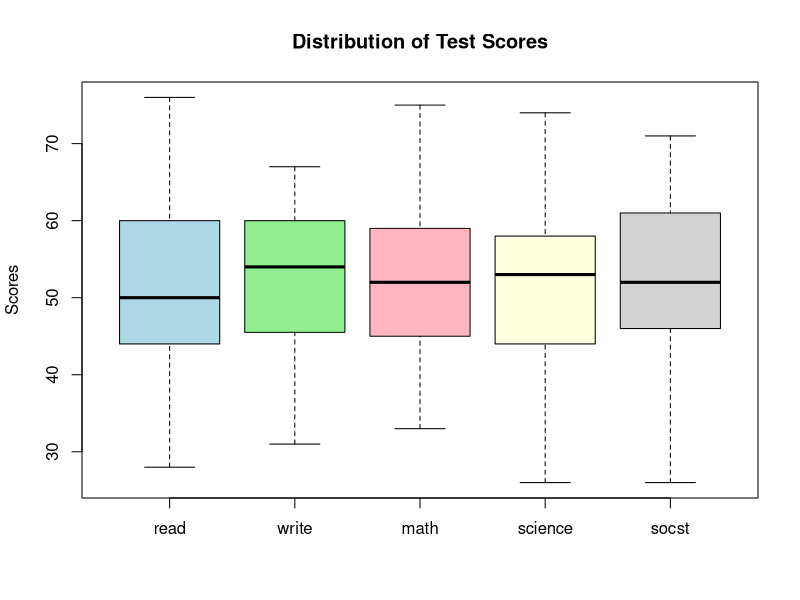

The R script that drew this image: (Note: this script raises an error after producing the figure.)
## ---- chunk 1

# The "here" library will let me read the data from an individual folder.
library(dplyr)
library(tidyr)
library(here)

# I read the data and put it in an object called "students".

students <- read.csv(here("Data", "hsb2.csv"), header = TRUE, sep = ",")

# Select only the five standardized test score columns 
test_scores <- students[, c("read", "write", "math", "science", "socst")]

# Creating a data frame that has the test scores:
test_summary <- data.frame(
  Test = colnames(test_scores),
  Min = apply(test_scores, 2, min, na.rm = TRUE),
  Q1 = apply(test_scores, 2, function(x) quantile(x, 0.25, na.rm = TRUE)),
  Median = apply(test_scores, 2, median, na.rm = TRUE),
  Q3 = apply(test_scores, 2, function(x) quantile(x, 0.75, na.rm = TRUE)),
  Max = apply(test_scores, 2, max, na.rm = TRUE),
  Mean = round(colMeans(test_scores, na.rm = TRUE), 1),
  SD = round(apply(test_scores, 2, sd, na.rm = TRUE), 1)
)

head(test_summary)
## ---- chunk 2
# Boxplot for test scores
boxplot(students[, c("read", "write", "math", "science", "socst")], 
        main = "Distribution of Test Scores", 
        ylab = "Scores", 
        col = c("lightblue", "lightgreen", "lightpink", "lightyellow", "lightgray"))

## ---- chunk 3
# I put the frequencies and proportions in a table, but there are only a few
# of these so I put those in a narrative instead of showing the table.

cbind(ses.counts, ses.props)

# To calculate the confidence intervals for the SES groups, I am going to
# need the total in the sample.

ses.total <- sum(ses.counts)

# Now I can calculate each of the individual confidence intervals for SES
# groups.

prop.test(ses.counts[1], ses.total)
prop.test(ses.counts[2], ses.total)
prop.test(ses.counts[3], ses.total)
## ---- chunk 4
# This command creates side-by-side boxplots.

boxplot(students$read ~ students$ses,
        ylim = c(20, 80),        
        xlab = "SES Level",
        ylab = "Reading Score")
## ---- chunk 5
# I calculated descriptive statistics for reading scores of SES groups.

Mean <- tapply(students$read, students$ses, mean)
SD <- tapply(students$read, students$ses, sd)
Min <- tapply(students$read, students$ses, min)
Q1 <- tapply(students$read, students$ses, quantile, p = 0.25)
Med <-  tapply(students$read, students$ses, median)
Q3 <- tapply(students$read, students$ses, quantile, p = 0.75)
Max <- tapply(students$read, students$ses, max)

# I then created a "column bind" to put these in a table. The "round" function
# eliminates the decimal points to provide numbers easier to read and remember.

round(cbind(Mean, SD, Min, Q1, Med, Q3, Max))
## ---- chunk 6
# To construct confidence intervals for the differences among the different SES
# categories for reading score means, I first need to create subsets with two
# of the categories at a time, so that I can take the difference of two means.
# Yet before I can do that, I need to subset out each category individually.

ses.low = subset(students, students$ses == "Low")
ses.med = subset(students, students$ses == "Middle")
ses.high = subset(students, students$ses == "High")

# Now that I have subsets with the separate categories, I can combine them into
# sets of two groups at a time. I do this by "binding" the rows of the two
# categories into one set of data using the rbind() function.

ses.low.med <- rbind(ses.low, ses.med)
ses.low.high <- rbind(ses.low, ses.high)
ses.med.high <- rbind(ses.med, ses.high)

# Now I can run t tests for the response variable, reading, as a function of
# the explanatory variable, SES category.

t_test_low_med <- t.test(ses.low.med$read ~ ses.low.med$ses)
t_test_low_high <- t.test(ses.low.high$read ~ ses.low.high$ses)
t_test_med_high <- t.test(ses.med.high$read ~ ses.med.high$ses)
## ---- chunk 7
# This constructs a two-way table of frequencies.

ses.race.counts = table(students$ses, students$race)

# This constructs conditional percentages (conditioned on ethnic group) of
# SES categories.

ses.race.percents = 100*prop.table(ses.race.counts, 2)

# This provides a stacked bar graph.

barplot(ses.race.percents,
        xlab = "Ethnic Group",
        ylab = "Percents",
        legend = c("Low", "Middle", "High"),
        args.legend = list(title = "SES", cex = .7))
## ---- chunk 8
# This provides percents. The "round" function eliminates decimal points to
# make the numbers easier to read and remember.

round(ses.race.percents)
## ---- chunk 9
# For Confidence intervals to compare the population proportion  of each
# category of SES for African American students  and white students, we can
# pull out the counts we need to  create these intervals. Let's first get
# the total counts for each race.

race.counts <- table(students$race)

# Here is the comparison for low SES. This tells us to compare columns 3 and
# 4 in the first row, using the totals in columns 3 and 4 as the totals for
# African-American and White high school students in the sample.

prop.test(ses.race.counts[1,3:4], race.counts[3:4])

# Here's for middle SES.

prop.test(ses.race.counts[2,3:4], race.counts[3:4])

# Here's for high SES

prop.test(ses.race.counts[3,3:4], race.counts[3:4])
